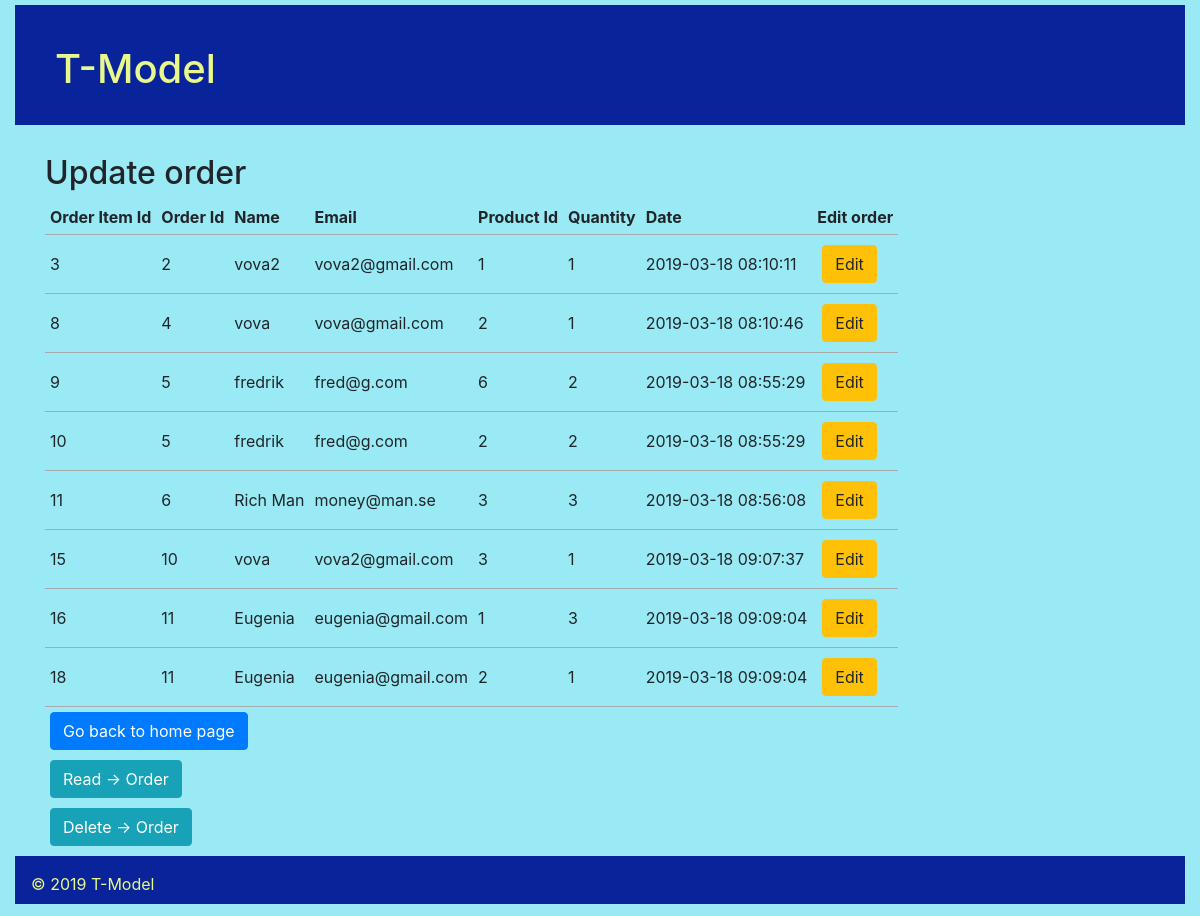
The page /update_order.php on the database as committed earlier.
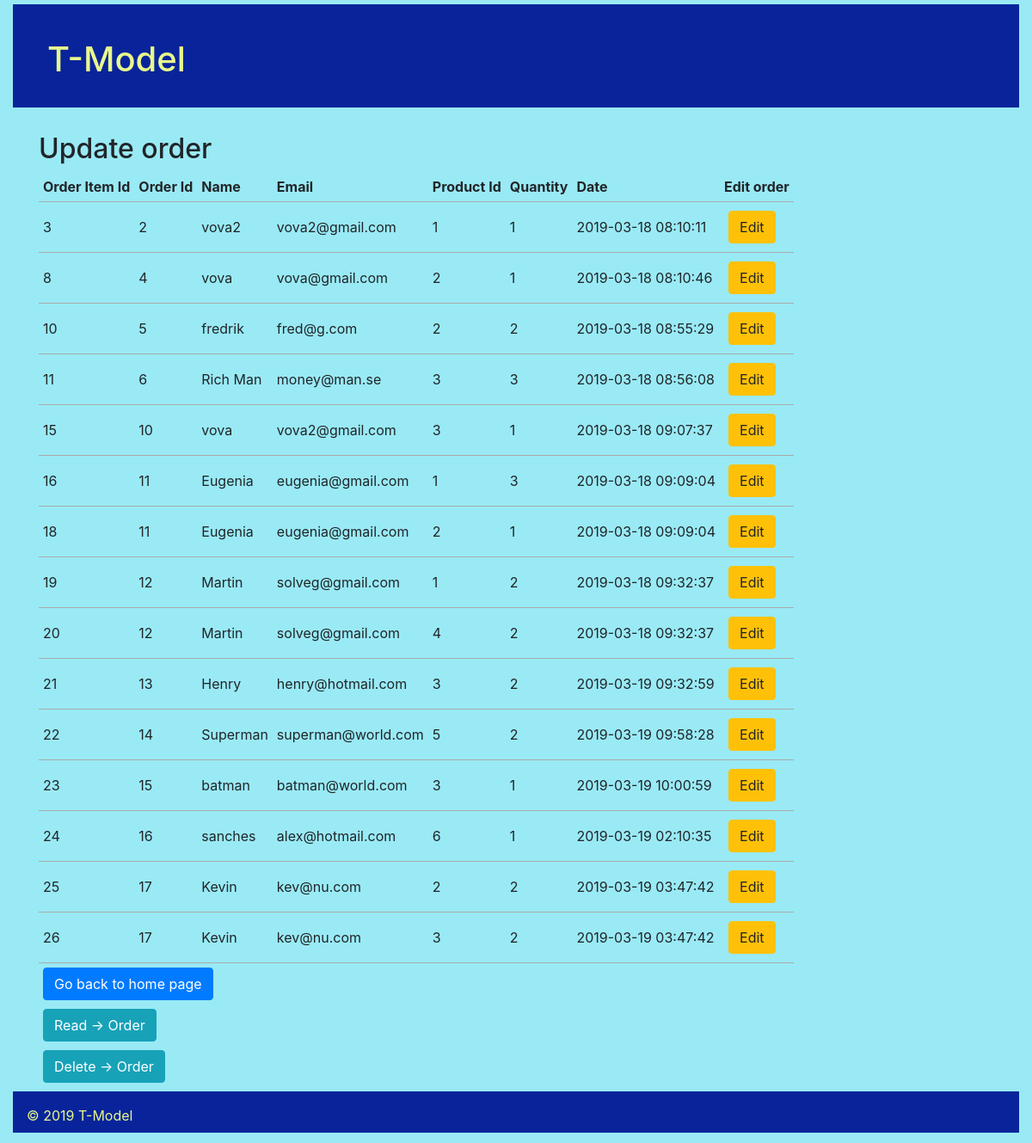
The same page on the database as committed later.
### tables this page shows
CREATE TABLE `orders_items` (
  `order_item_id` int(11) NOT NULL,
  `order_id` int(11) NOT NULL,
  `product_id` int(11) NOT NULL,
  `quantity` int(11) NOT NULL
);

CREATE TABLE `orders` (
  `order_id` int(11) NOT NULL,
  `order_date` datetime NOT NULL DEFAULT CURRENT_TIMESTAMP,
  `order_name` varchar(255) NOT NULL,
  `order_email` varchar(255) NOT NULL
);

### public/annex/common.php (called while the page is built, shortened)
<?php
function escape($html) {
    return htmlspecialchars($html, ENT_QUOTES | ENT_SUBSTITUTE, "UTF-8");
}

### public/update_order.php (the view)
<?php
require "annex/config.php";
require "annex/common.php";
try {
  $connection = new PDO($dsn, $username, $password, $options);
  $sql = "SELECT oi.order_item_id, o.order_id, o.order_name, o.order_email, oi.product_id, oi.quantity, o.order_date FROM orders as o
  JOIN orders_items as oi ON o.order_id=oi.order_id";
  $statement = $connection->prepare($sql);
  $statement->execute();
  $result = $statement->fetchAll();
} catch(PDOException $error) {
  echo $sql . "<br>" . $error->getMessage();
}
?>
<?php require "../templates/header.php"; ?>
<div class="container">
    <h2>Update order</h2>
    <table>
        <thead>
            <tr>
                <th>Order Item Id</th>
                <th>Order Id</th>
                <th>Name</th>
                <th>Email</th>
                <th>Product Id</th>
                <th>Quantity</th>
                <th>Date</th>
                <th>Edit order</th>
            </tr>
        </thead>
        <tbody>
        <?php foreach ($result as $row) : ?>
            <tr>
                <td><?php echo escape($row["order_item_id"]); ?></td>
                <td><?php echo escape($row["order_id"]); ?></td>
                <td><?php echo escape($row["order_name"]); ?></td>
                <td><?php echo escape($row["order_email"]); ?></td>
                <td><?php echo escape($row["product_id"]); ?></td>
                <td><?php echo escape($row["quantity"]); ?></td>
                <td><?php echo escape($row["order_date"]); ?></td>
                <td><a href="update_single_order.php?order_item_id=<?php echo escape($row["order_item_id"]); ?>" class="btn btn-warning" role="button">Edit</a></td>
            </tr>
        <?php endforeach; ?>
        </tbody>
    </table>
    <a href="index.php?action=emptyall" class="btn btn-primary" role="button">Go back to home page</a><br>
    <a href="read_order.php" class="btn btn-info" role="button">Read -> Order</a><br>
    <a href="delete_order.php" class="btn btn-info" role="button">Delete -> Order</a><br>
</div>
<?php require "../templates/footer.php"; ?>

Rows that differ between the two databases and show on the page:
removed orders_items: order_item_id "9", order.order_id "5", order.order_name "fredrik", order.order_email "fred@g.com", product "6", quantity "2", order.order_date "2019-03-18 08:55:29"
added orders_items: order_item_id "19", order.order_id "12", order.order_name "Martin", order.order_email "solveg@gmail.com", product "1", quantity "2", order.order_date "2019-03-18 09:32:37"
added orders_items: order_item_id "20", order.order_id "12", order.order_name "Martin", order.order_email "solveg@gmail.com", product "4", quantity "2", order.order_date "2019-03-18 09:32:37"
added orders_items: order_item_id "21", order.order_id "13", order.order_name "Henry", order.order_email "henry@hotmail.com", product "3", quantity "2", order.order_date "2019-03-19 09:32:59"
added orders_items: order_item_id "22", order.order_id "14", order.order_name "Superman", order.order_email "superman@world.com", product "5", quantity "2", order.order_date "2019-03-19 09:58:28"
added orders_items: order_item_id "23", order.order_id "15", order.order_name "batman", order.order_email "batman@world.com", product "3", quantity "1", order.order_date "2019-03-19 10:00:59"
added orders_items: order_item_id "24", order.order_id "16", order.order_name "sanches", order.order_email "alex@hotmail.com", product "6", quantity "1", order.order_date "2019-03-19 02:10:35"
added orders_items: order_item_id "25", order.order_id "17", order.order_name "Kevin", order.order_email "kev@nu.com", product "2", quantity "2", order.order_date "2019-03-19 03:47:42"
added orders_items: order_item_id "26", order.order_id "17", order.order_name "Kevin", order.order_email "kev@nu.com", product "3", quantity "2", order.order_date "2019-03-19 03:47:42"
